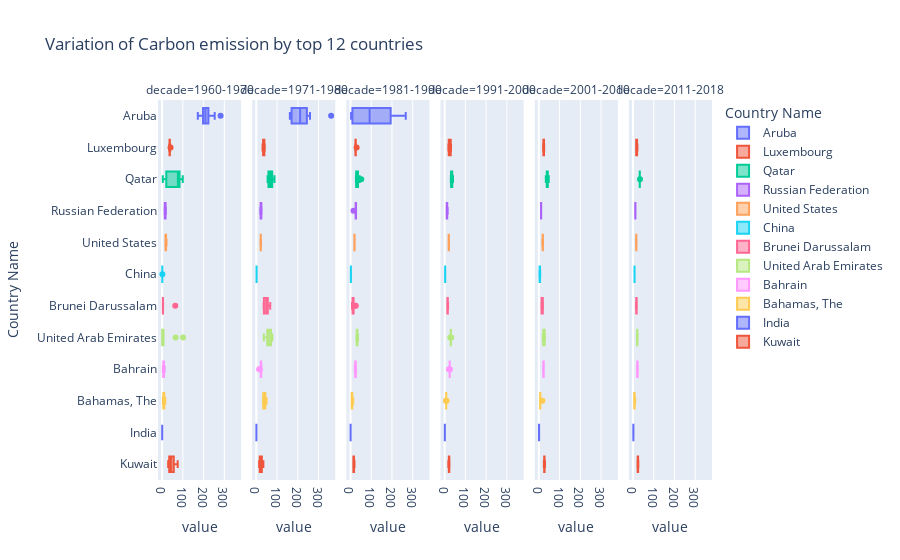

The cell this chart's notebook holds for it:
### Code cell
px.box(data_frame=df2[df2['Country Name'].isin(country_col)], x='value', y='Country Name', color='Country Name', title='Variation of Carbon emission by top 12 countries', facet_col='decade')
